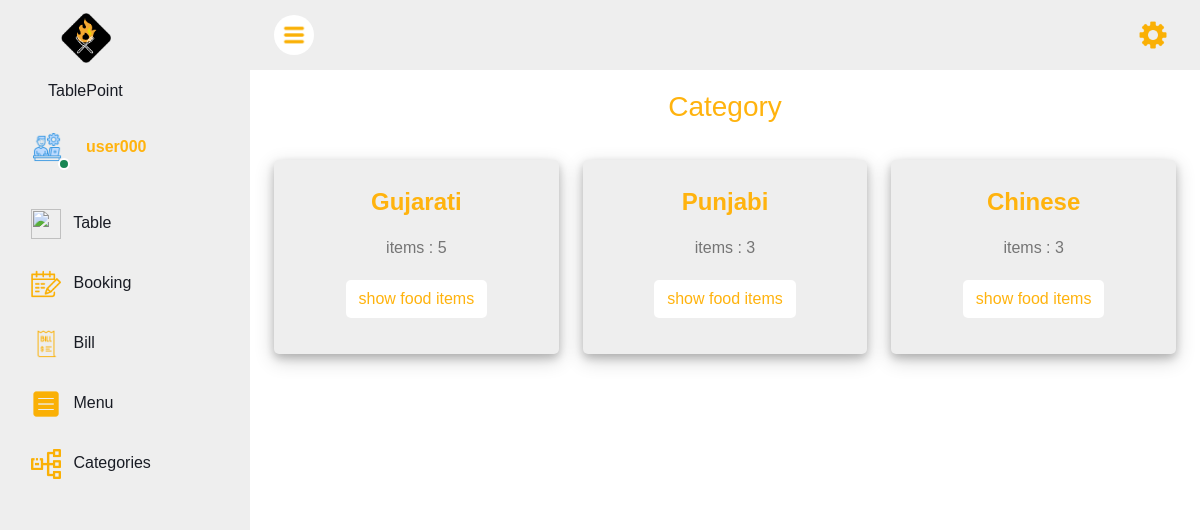
Page /admin/zop-category.php (signed in) on the committed database.
### tables this page shows
CREATE TABLE `restaurant_media` (
  `m_id` int(12) NOT NULL,
  `m_logo` varchar(5000) NOT NULL,
  `m_fav` varchar(5000) NOT NULL
);

CREATE TABLE `admin_manage` (
  `a_manag_id` int(12) NOT NULL,
  `min_table_book_time` varchar(100) NOT NULL DEFAULT '09:00',
  `max_table_book_time` varchar(100) NOT NULL DEFAULT '21:00',
  `max_day_book` int(12) NOT NULL DEFAULT 0,
  `table_person_max` int(12) NOT NULL DEFAULT 4,
  `discount` int(12) NOT NULL DEFAULT 0,
  `restaurant_name` varchar(200) NOT NULL,
  `restaurant_address` varchar(5000) NOT NULL,
  `restaurant_mobile` varchar(20) NOT NULL,
  `restaurant_email` varchar(1000) NOT NULL
);

CREATE TABLE `operators` (
  `op_id` int(12) NOT NULL,
  `op_uname` varchar(50) NOT NULL,
  `op_mobile` varchar(20) NOT NULL,
  `op_pwd` varchar(50) NOT NULL
);

CREATE TABLE `food_category` (
  `cate_id` int(12) NOT NULL,
  `cate_name` varchar(100) NOT NULL,
  `items` int(12) NOT NULL DEFAULT 0
);

### admin/zop-category.php (the view, shortened to what this page needs)
<?php
include "config.php";
if (!isset($_SESSION['operator_id'])) {
    header("Location: {$homename}/index.php");
} else {
?>
    <!DOCTYPE html>
    <html lang="en">
    <head>
    </head>
    <body>
        <?php include "zop-sidebar.php"; ?>
        <p class="text-center mt-3 mb-2 fs-3 text-warning">Category</p>
        <?php
        $food_category = "SELECT * FROM `food_category`";
        $resCategory = mysqli_query($conn, $food_category) or die("Query Faild category." . $food_category . mysqli_connect_error());
        ?>
        <div class="container-fluid pt-4 px-4">
            <div class="row g-4">
                <?php
                while ($row = mysqli_fetch_assoc($resCategory)) {  ?>
                    <div class="col-sm-12 col-md-6 col-xl-4 ">
                        <div class="bg-light rounded h-100 p-4 table-card">
                            <div>
                                <p class="text-center text-warning fs-4"><b><?php echo $row['cate_name']; ?></b></p>
                                <p class="text-center text-body"><?php echo "items : " . $row['items']; ?> </p>
                            </div>
                            <div class="text-center m-2">
                                <a class="btn btn-white rounded  m-1 text-warning" href='zop-category-wise-items.php?id=<?php echo $row["cate_id"]; ?>&cate_name=<?php echo $row["cate_name"]; ?>'>show food items</a>
                            </div>
                        </div>
                    </div>
                <?php } ?>
            </div>
        </div>
    <?php
}
    ?>
    </body>
    </html>

### admin/zop-sidebar.php (shortened to what this page needs)
<?php
if (!isset($_SESSION['operator_id'])) {
    header("Location: {$homename}/index.php");
} else {
    $Operator_Name = "SELECT * FROM `operators` WHERE `op_id` = {$_SESSION['operator_id']}";
    $resultOperator_Name = mysqli_query($conn, $Operator_Name) or die("Query Failed.");
    if (mysqli_num_rows($resultOperator_Name) > 0) {
        while ($row = mysqli_fetch_assoc($resultOperator_Name)) {
            $OperatorNameShow = $row['op_uname'];
        }
    }
    $sManage = "SELECT * FROM `admin_manage` ";
    $resManage = mysqli_query($conn, $sManage) or die("Query Faild Management." . $sManage . mysqli_connect_error());
    if (mysqli_num_rows($resManage) > 0) {
        while ($row = mysqli_fetch_assoc($resManage)) {
            $RestaurantName = $row['restaurant_name'];
        }
    }
    $smedia = "SELECT * FROM `restaurant_media`";
    $resmedia = mysqli_query($conn, $smedia) or die("Query Faild Media fav Management." . $smedia . mysqli_connect_error());
    while ($row1 = mysqli_fetch_assoc($resmedia)) {
        $Restaurant_Logo = $row1['m_logo'];
    }
?>
    <!DOCTYPE html>
    <html lang="en">
    <head>
        <link href="library/template/Icon/all.min.css" rel="stylesheet">
        <link href="library/template/Icon/bootstrap-icons.css" rel="stylesheet">
        <link href="library/template/lib/owlcarousel/assets/owl.carousel.min.css" rel="stylesheet">
        <link href="library/template/lib/tempusdominus/css/tempusdominus-bootstrap-4.min.css" rel="stylesheet" />
        <link href="library/template/css/bootstrap.min.css" rel="stylesheet">
        <link href="library/template/css/style.css?<?php echo time(); ?>" rel="stylesheet">
    </head>
    <body>
        <div class="container-xxl position-relative bg-light d-flex pb-1 p-0">
            <div class="sidebar pe-4 pb-3">
                <nav class="navbar bg-light navbar-light">
                    <a href="zop-table.php" class="navbar-brand">
                        <p style="margin-left: 50% !important ;"><img src="admin_upload/<?php echo  $Restaurant_Logo; ?>" alt="<?php echo $RestaurantName;  ?>" width="50" height="50"> </p>
                        <p class="text-dark ms-5 text-break fs-6"><?php echo $RestaurantName; ?></p>
                    </a>
                    <div class="d-flex align-items-center ms-4 mb-4">
                        <div class="position-relative">
                            <img class="dash-icons m-2" src="library/icons/operator-logo.png" alt="" />
                            <div class="bg-success rounded-circle border border-2 border-white position-absolute end-0 bottom-0 p-1"></div>
                        </div>
                        <div class="ms-3">
                            <h6 class="mb-0 text-primary"><?php echo $OperatorNameShow; ?></h6>
                        </div>
                    </div>
                    <div class="navbar-nav w-100 align-self-center">
                        <a href="zop-table.php" class="nav-item nav-link" title="Restaurant tables">
                            <img class="dash-icons m-2" src="library/icons/table.png" alt="" />
                            Table
                        </a>
                        <a href="zop-table-booking.php" class="nav-item nav-link" title="Table booking">
                            <img class="dash-icons m-2" src="library/icons/booking.png" alt="" />
                            Booking
                        </a>
                        <a href="zop-bill.php" class="nav-item nav-link" title="Create Bill">
                            <img class="dash-icons m-2" src="library/icons/bill.png" alt="" />
                            Bill
                        </a>
                        <a href="zop-menu.php" class="nav-item nav-link " title="Food items">
                            <img class="dash-icons m-2" src="library/icons/menu.png" alt="" />
                            Menu
                        </a>
                        <a href="zop-category.php" class="nav-item nav-link " title="Food categories">
                            <img class="dash-icons m-2" src="library/icons/category.png" alt="" />
                            Categories
                        </a>
                    </div>
                </nav>
            </div>
            <div class="content">
                <nav class="navbar navbar-expand bg-light navbar-light sticky-top px-4 py-0">
                    <a href="#" class="sidebar-toggler flex-shrink-0">
                        <img class="dash-icons m-2" src="library/icons/toggle-menu.png" alt="" />
                    </a>
                    <div class="navbar-nav align-items-center ms-auto">
                        <div class="nav-item dropdown">
                            <a href="#" class="nav-link" data-bs-toggle="dropdown">
                                <img class="rounded-circle dash-icons m-2" src="library/icons/setting.png" alt="" />
                            </a>
                        </div>
                    </div>
                </nav>
            <?php
        }
            ?>
    </body>
    </html>

### admin/css/style.css (style rules this page uses)
:root { --prime: #ffb30e; --white: #eeeeee; --testsolid: #171717; }
* { margin: 0px; padding: 0px; box-sizing: border-box; text-decoration: none; }
.table-card { background-color: white !important; border-radius: 15px !important; box-shadow: 0 4px 8px 0 rgba(0, 0, 0, 0.2), 0 6px 20px 0 rgba(0, 0, 0, 0.19); }

### admin/library/template/css/style.css (style rules this page uses)
:root { --primary: #ffb30e; --light: #eeeeee; --dark: #191C24; }
.bg-light { background-color: var(--light) !important; }
.btn-white { background-color: white !important; }
.navbar-light { background-color: var(--light) !important; }
.text-primary { color: var(--primary) !important; }
.text-warning { color: var(--primary) !important; }
body { background-color: var(--light) !important; }
.dash-icons { width: 30px; height: 30px }
.btn { transition: .5s; }
.sidebar { position: fixed; top: 0; left: 0; bottom: 0; width: 250px; height: 100vh; overflow-y: auto; background: var(--light); transition: 0.5s; z-index: 999; }
.content { margin-left: 250px; min-height: 100vh; background: #FFFFFF; transition: 0.5s; }
@media (min-width: 992px) { .sidebar { margin-left: 0; } }
@media (min-width: 992px) { .content { width: calc(100% - 250px); } }
.sidebar .navbar .navbar-nav .nav-link { padding: 7px 20px; color: var(--dark); font-weight: 500; border-left: 3px solid var(--light); border-radius: 0 30px 30px 0; outline: none; }
.content .navbar .navbar-nav .nav-link { margin-left: 25px; padding: 12px 0; color: var(--dark); outline: none; }
.content .navbar .sidebar-toggler, .content .navbar .navbar-nav .nav-link i { width: 40px; height: 40px; display: inline-flex; align-items: center; justify-content: center; background: #FFFFFF; border-radius: 40px; }

### rows in the picture
restaurant_media: m_logo (picture)
admin_manage: restaurant_name "TablePoint"
operators: op_uname "user000"
food_category: cate_name "Gujarati", items "5"
food_category: cate_name "Punjabi", items "3"
food_category: cate_name "Chinese", items "3"
